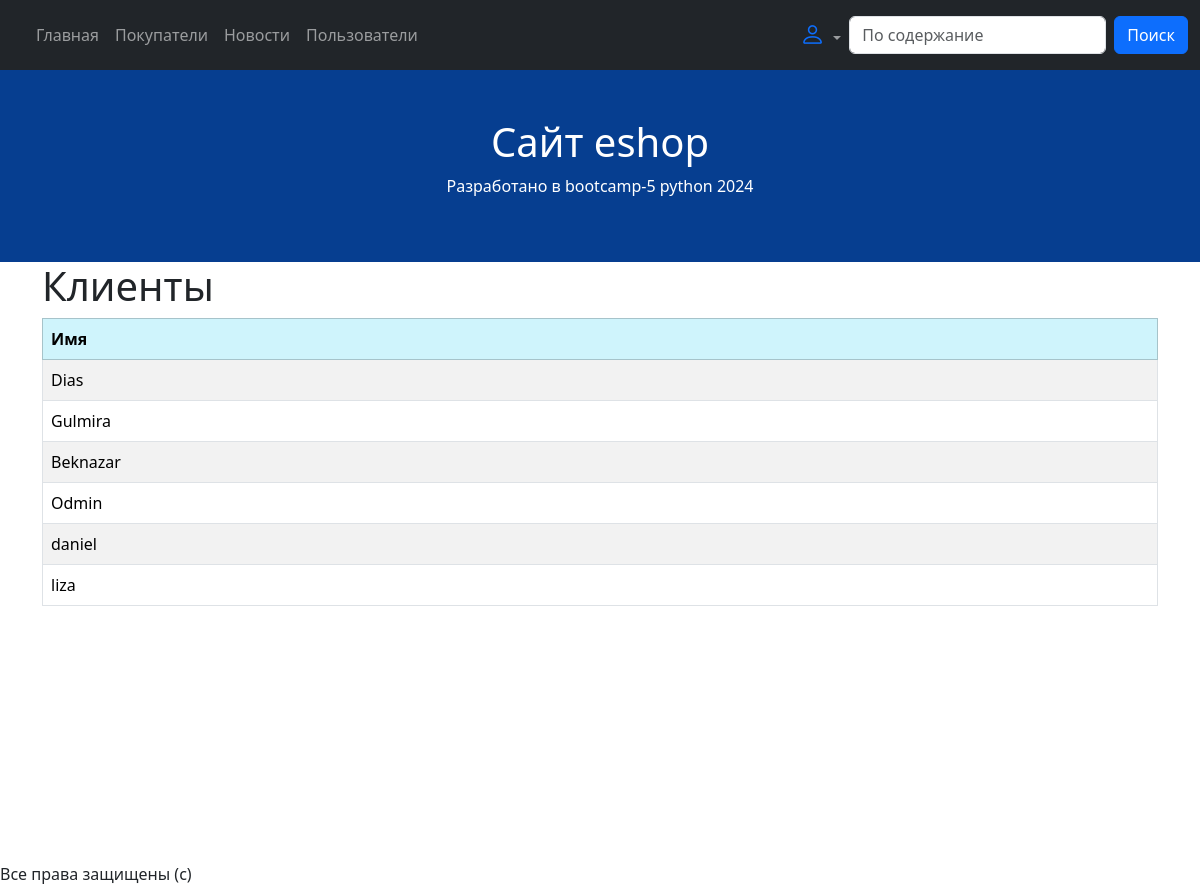
Page /costumers/ on the committed database.
### costumerapp/models.py (models this page shows, shortened)
class Costumer(models.Model):
    name = models.CharField(max_length=100)
    gender = models.CharField(max_length=100)
    age = models.IntegerField()
    user = models.OneToOneField(
        to=User,
        on_delete=models.SET_NULL,
        null=True, blank=True
    )

### costumerapp/views.py (the view)
# urls.py: path('costumers/', costumer_view),
def costumer_view(request):
    costumer_list = Costumer.objects.all()
    context = {"costumers": costumer_list}
    return render(request, 'costumers.html', context)

### costumerapp/templates/costumers.html
{% extends 'base.html' %}
{% block content %}
<h1>Клиенты</h1>
<table class="table table-striped table-bordered table-hover">
    <thead>
        <tr class="table-info">
            <th>Имя</th>
        </tr>
    </thead>
    <tbody>
        {% for costumer in costumers %}
            <tr>
                <td>{{ costumer.name }}</td>
            </tr>
        {% endfor %}
    </tbody>
</table>
{% endblock %}

### rows in the picture
Costumer: name "Dias"
Costumer: name "Gulmira"
Costumer: name "Beknazar"
Costumer: name "Odmin"
Costumer: name "daniel"
Costumer: name "liza"
